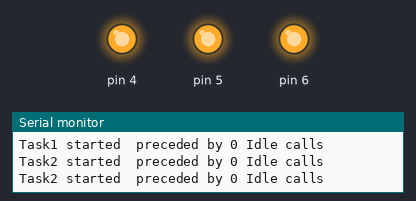
Simulated run of this sketch. Board: Arduino Uno, built with avr-gcc and run on an emulated ATmega328P. Shown: output pins drawn as LEDs (lit = HIGH), the last lines printed to the serial monitor.

Above: at 0.2 s.
At 0.7 s:
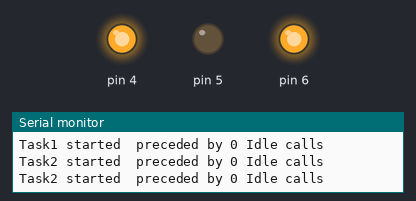
At 1.14 s:
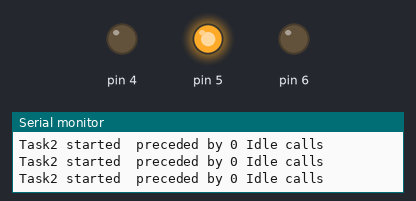
At 1.7 s:
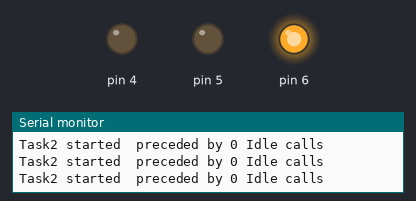
At 3.2 s:
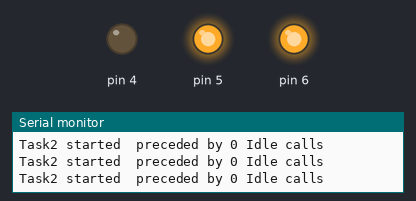
At 3.72 s:
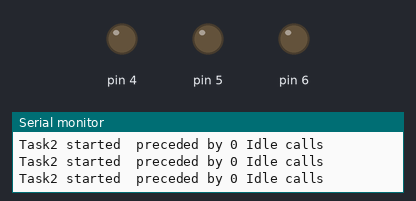
Timing chart, 0 to 4.6 s (numbered marks = the images above):
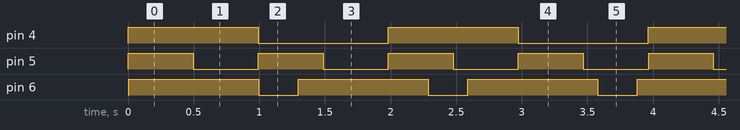

The sketch:

RTOS_Stud_Rel_2.ino
```cpp
// ======================================================
//
// RTOS_Stud_Rel_2
// CBP 01-12-19
//
// Single Blinking LED with print-out of Idle Ticks
//
// ======================================================

#include <Arduino_FreeRTOS.h>

volatile uint32_t idleCount1 = 0;
volatile uint32_t idleCount2 = 0;
volatile uint32_t idleCount3 = 0;

void setup() {
  Serial.begin(115200);
  Serial.println(F("In Setup function"));
  pinMode(4,OUTPUT);
  pinMode(5,OUTPUT);
  pinMode(6,OUTPUT);

  xTaskCreate(MyTask1, "Task1", 200, NULL, 1, NULL);
  xTaskCreate(MyTask2, "Task2", 200, NULL, 2, NULL);
  xTaskCreate(MyTask3, "Task3", 200, NULL, 3, NULL);
}

void loop(){
  // DO nothing
}


static void MyTask1(void* pvParameters){
  while(1) {
    Serial.print("Task1 started ");
    Serial.print(" preceded by ");
    Serial.print(idleCount1);
    Serial.println(" Idle calls");
    // Reset idleCount ready for next iteration
    idleCount1 = 0;
    digitalWrite(4,HIGH);
    vTaskDelay(1000/portTICK_PERIOD_MS);
    digitalWrite(4,LOW);
    vTaskDelay(1000/portTICK_PERIOD_MS);
  }
}

static void MyTask2(void* pvParameters){
  while(1) {
    Serial.print("Task2 started ");
    Serial.print(" preceded by ");
    Serial.print(idleCount2);
    Serial.println(" Idle calls");
    // Reset idleCount ready for next iteration
    idleCount2 = 0;
    digitalWrite(5,HIGH);
    vTaskDelay(500/portTICK_PERIOD_MS);
    digitalWrite(5,LOW);
    vTaskDelay(500/portTICK_PERIOD_MS);
  }
}

static void MyTask3(void* pvParameters){
  while(1) {
    Serial.print("Task2 started ");
    Serial.print(" preceded by ");
    Serial.print(idleCount3);
    Serial.println(" Idle calls");
    // Reset idleCount ready for next iteration
    idleCount3 = 0;
    digitalWrite(6,HIGH);
    vTaskDelay(1000/portTICK_PERIOD_MS);
    digitalWrite(6,LOW);
    vTaskDelay(300/portTICK_PERIOD_MS);
  }
}

// The Idle Task calls this each iteration of the Idle loop
// Here we just count the number of times it is called.
void vApplicationIdleHook(void) {
    idleCount1++;
    idleCount2++;
    idleCount3++;
}
```

Measured:
- by itself, pin 4: alternates HIGH for 0.99 s and LOW for 0.99 s
- by itself, pin 5: alternates HIGH for 0.50 s and LOW for 0.50 s
- by itself, pin 6: alternates HIGH for 0.99 s and LOW for 0.30 s
